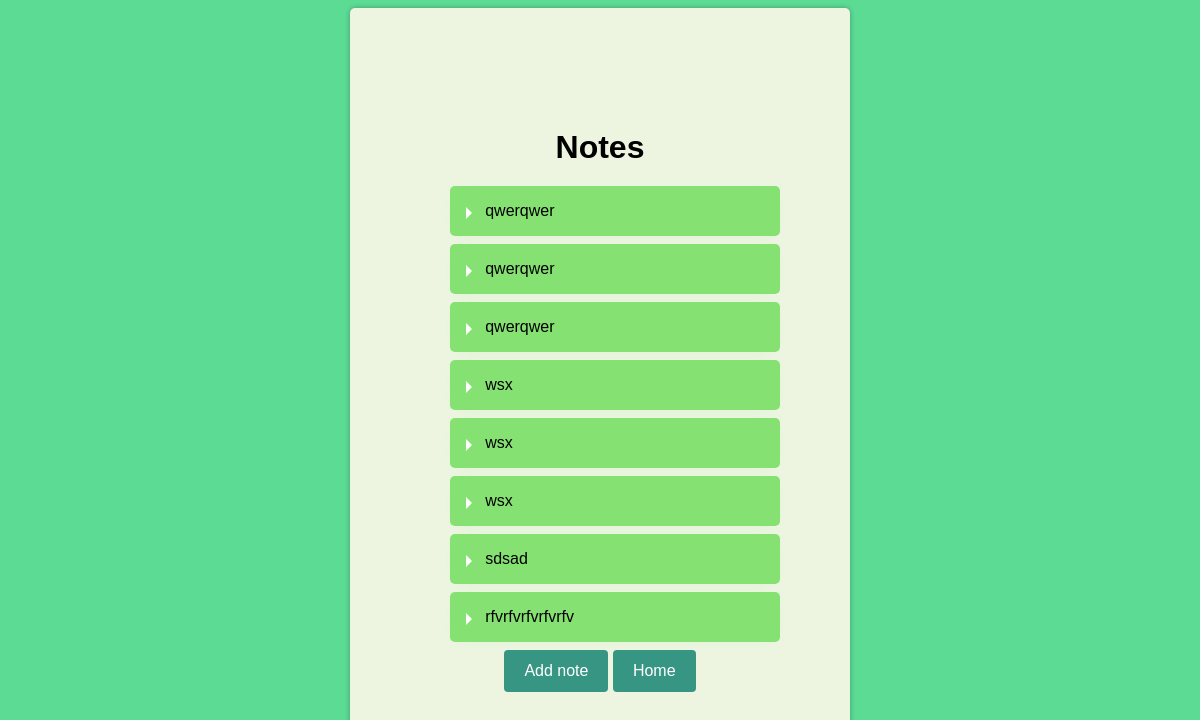
Before: /notes/ (signed in) with the older database file.
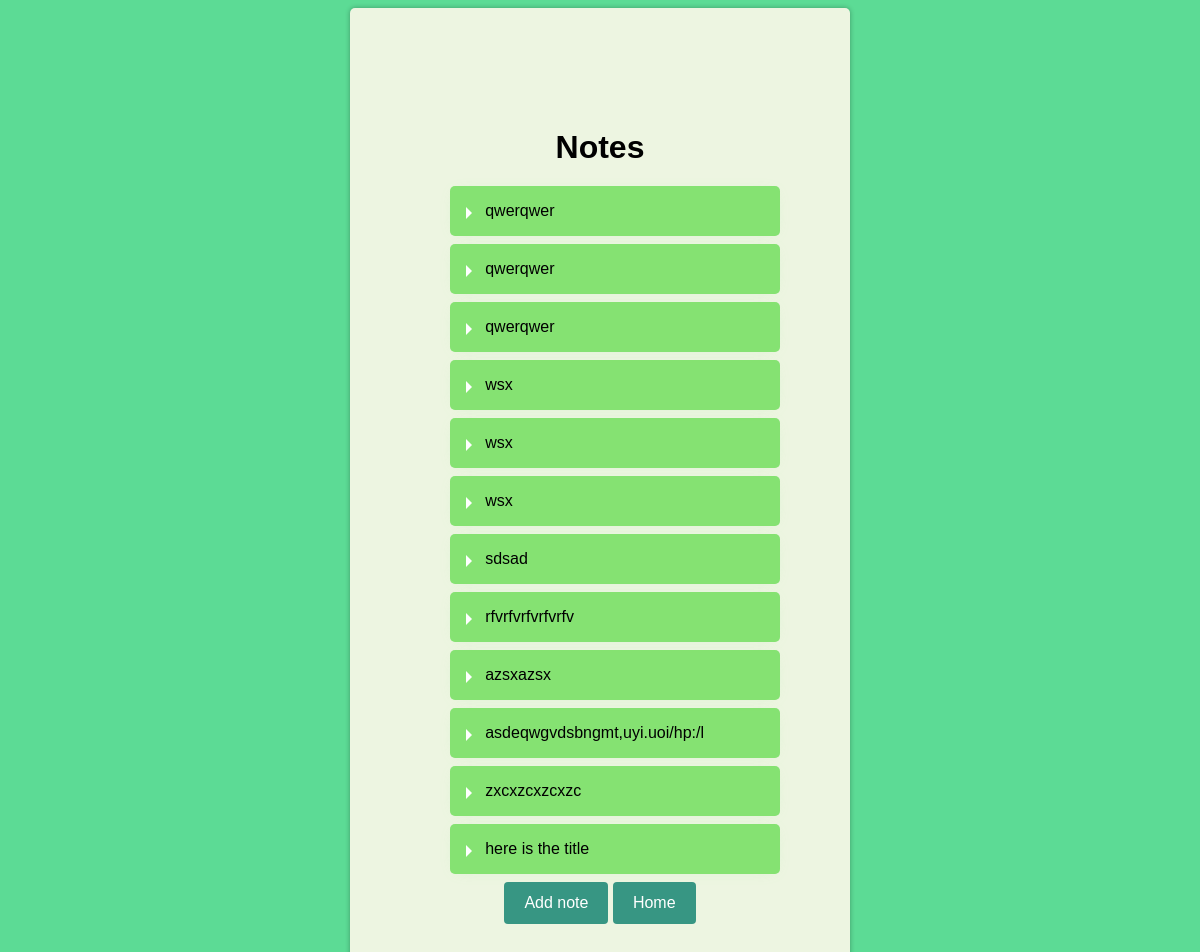
After: the same page with the newer database file.
### mywebapp/models.py (models this page shows)
class Note(models.Model):
    title = models.CharField(max_length=100)
    content = models.TextField()
    created_at = models.DateTimeField(auto_now_add=True)
    updated_at = models.DateTimeField(auto_now=True)
    user = models.ForeignKey(CustomUser, on_delete=models.CASCADE)

### mywebapp/views.py (the view)
# urls.py: path('notes/', note_list, name='note_list'),
@login_required(login_url='login')
def note_list(request):
    notes = Note.objects.filter(user=request.user)
    context = {'notes': notes}
    if request.user.role == "moderator" or  request.user.role == "admin":
        context = {'notes': Note.objects.all()}
    return render(request, 'note_list.html', context)

### mywebapp/templates/note_list.html (shortened to what this page needs)
<!DOCTYPE html>
<html lang="en">
  <head>
  </head>
  <body>
    <div class="container">
      <h1>Notes</h1>
      {% for note in notes %}
      <details>
        <summary>{{ note.title }}</summary>
      </details>
      {% empty %}
        <li>No notes yet!</li>
      {% endfor %}
      <center>
        <a href="{% url 'create_note' %}"><input type="submit" value="Add note"></a>
        <a href="{% url 'home' %}"><input type="submit" value="Home"></a>
      </center>
    </div>
  </body>
</html>

### mywebapp/templates/note_list.html (style rules this page uses)
body { font-family: Arial, sans-serif; background-color: #5cdb95; }
.container { max-width: 300px; margin: auto; padding: 100px; background-color: #edf5e1; border-radius: 5px; box-shadow: 0 0 5px rgba(0, 0, 0, 0.3); }
h1 { text-align: center; margin-bottom: 20px; }
input[type="submit"] { background-color: #379683; color: #fff; padding: 12px 20px; border: none; border-radius: 4px; cursor: pointer; font-size: 16px; }
details { width: 110%; margin: 0 auto ; background: #1dce024a; margin-bottom: .5rem; box-shadow: 0 .1rem 1rem -.5rem rgba(156, 239, 155, 0.383); border-radius: 5px; overflow: hidden; }
summary { padding: 1rem; display: block; background: #1dce024a; padding-left: 2.2rem; position: relative; cursor: pointer; user-select: none; }
summary:before { content: ''; border-width: .4rem; border-style: solid; border-color: transparent transparent transparent #fff; position: absolute; top: 1.3rem; left: 1rem; transform: rotate(0); transform-origin: .2rem 50%; transition: .25s transform ease; }

Changed rows visible on the page:
added Note: title "azsxazsx"
added Note: title "asdeqwgvdsbngmt,uyi.uoi/hp:/l"
added Note: title "zxcxzcxzcxzc"
added Note: title "here is the title"
